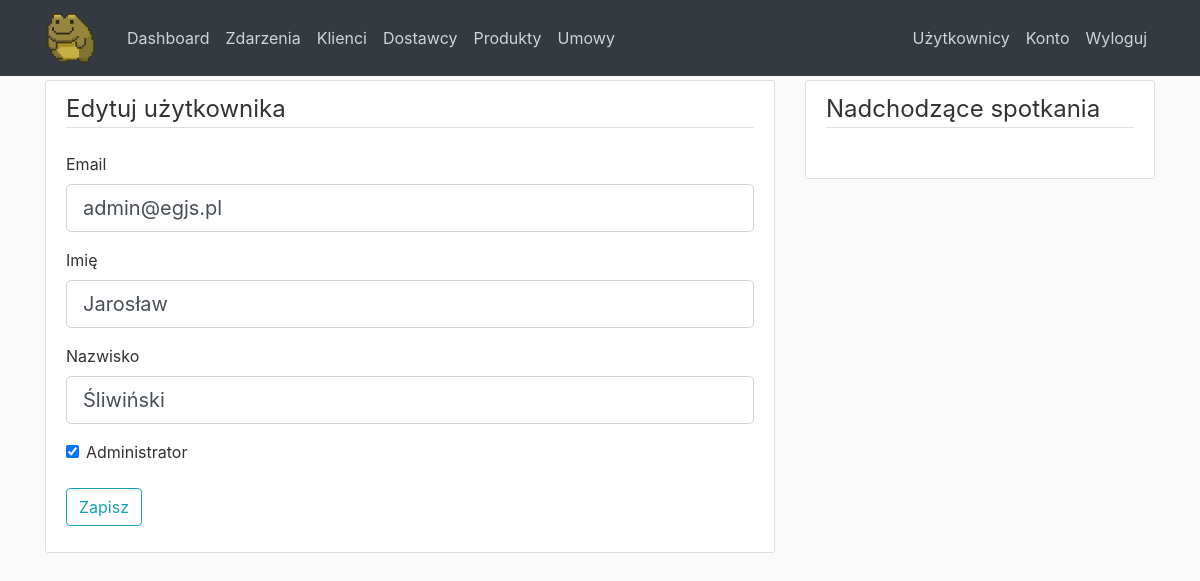
/users/1 (signed in), run on the app's committed database.
### CRM/models.py (models this page shows, shortened)
class User(db.Model, UserMixin):
    id = db.Column(db.Integer, primary_key=True)
    email = db.Column(db.String(120), unique=True, nullable=False)
    image_file = db.Column(db.String(20), nullable=False, default='default.jpg')
    name = db.Column(db.String(25), nullable=False)
    last_name = db.Column(db.String(45), nullable=False)
    password = db.Column(db.String(60), nullable=False)
    admin = db.Column(db.Boolean, default=False, nullable=False)
    meetings = db.relationship('Meeting', backref='who', lazy=True, cascade="all, delete-orphan")
    contracts = db.relationship('Contract', backref='user', lazy=True, cascade="all, delete-orphan")

### CRM/routes.py (the view)
@app.route("/users/<int:user_id>", methods=['GET', 'POST'])
def user(user_id):
    user = User.query.get_or_404(user_id)
    form = EditAccountForm()
    if form.validate_on_submit():
        user.email = form.email.data
        user.name = form.name.data
        user.last_name = form.last_name.data
        user.admin = form.admin.data
        db.session.commit()
        flash('Zmiany zapisane!', 'success')
        return redirect(url_for('user', user_id = user_id, meetings=upcoming_meetings()))
    elif request.method == 'GET':
        form.email.data = user.email
        form.name.data = user.name
        form.last_name.data = user.last_name
        form.admin.data = user.admin
    return render_template('user.html', user=user, form=form, meetings=upcoming_meetings())

### CRM/forms.py
class EditAccountForm(FlaskForm):
    email = StringField('Email', validators=[DataRequired(), Email()])
    name = StringField('Imię')
    last_name = StringField('Nazwisko')
    admin = BooleanField('Administrator')
    submit = SubmitField('Zapisz')

### CRM/models.py (called while the page is built)
@login_manager.user_loader
def load_user(user_id):
    return User.query.get(int(user_id))

### CRM/routes.py (called while the page is built)
def upcoming_meetings():
    todays_datetime = datetime(datetime.today().year, datetime.today().month, datetime.today().day, datetime.today().hour)
    upcoming_meetings = Meeting.query.filter(and_(Meeting.date >= todays_datetime), Meeting.user_id == current_user.id ).all()
    return upcoming_meetings

### CRM/templates/user.html (shortened to what this page needs)
{% extends "base.html" %}
{% block content %}
<article class="media content-section">
    <div class="media-body">
        <legend class="border-bottom mb-4">Edytuj użytkownika</legend>
        <form method="POST" action="">
            <div class="form-group">
                {{ form.email.label(class="form-control-label") }}
                {% if form.email.errors %}
                    {{ form.email(class="form-control form-control-lg is-invalid") }}
                    <div class="invalid-feedback">
                        {% for error in form.email.errors %}
                            <span>{{ error }}</span>
                        {% endfor %}
                    </div>
                {% else %}
                    {{ form.email(class="form-control form-control-lg") }}
                {% endif %}
            </div>
            <div class="form-group">
                {{ form.name.label(class="form-control-label") }}
                {% if form.name.errors %}
                {{ form.name(class="form-control form-control-lg is-invalid") }}
                <div class="invalid-feedback">
                    {% for error in form.name.errors %}
                    <span>{{ error }}</span>
                    {% endfor %}
                </div>
                {% else %}
                {{ form.name(class="form-control form-control-lg") }}
                {% endif %}
            </div>
            <div class="form-group">
                {{ form.last_name.label(class="form-control-label") }}
                {% if form.last_name.errors %}
                {{ form.last_name(class="form-control form-control-lg is-invalid") }}
                <div class="invalid-feedback">
                    {% for error in form.last_name.errors %}
                    <span>{{ error }}</span>
                    {% endfor %}
                </div>
                {% else %}
                {{ form.last_name(class="form-control form-control-lg") }}
                {% endif %}
            </div>
            {% if current_user.admin %}
            <div class="form-check">
                {{ form.admin(class="form-check-input") }}
                {{ form.admin.label(class="form-check-label") }}
            </div>
            {% endif %}<br>
            <div class="form-group">
                {{ form.submit(class="btn btn-outline-info") }}
            </div>
        </form>
    </div>
</article>
{% endblock content %}
{% block sidebar %}
{% include "partials/upcoming_meetings_sidebar.html" %}
{% endblock sidebar %}

### CRM/static/main.css (style rules this page uses)
body { background: #fafafa; color: #333333; margin-top: 5rem; }
.content-section { background: #ffffff; padding: 10px 20px; border: 1px solid #dddddd; border-radius: 3px; margin-bottom: 20px; }

### data on the page
User: email "admin@egjs.pl", name "Jarosław", last_name "Śliwiński", admin "☑"
